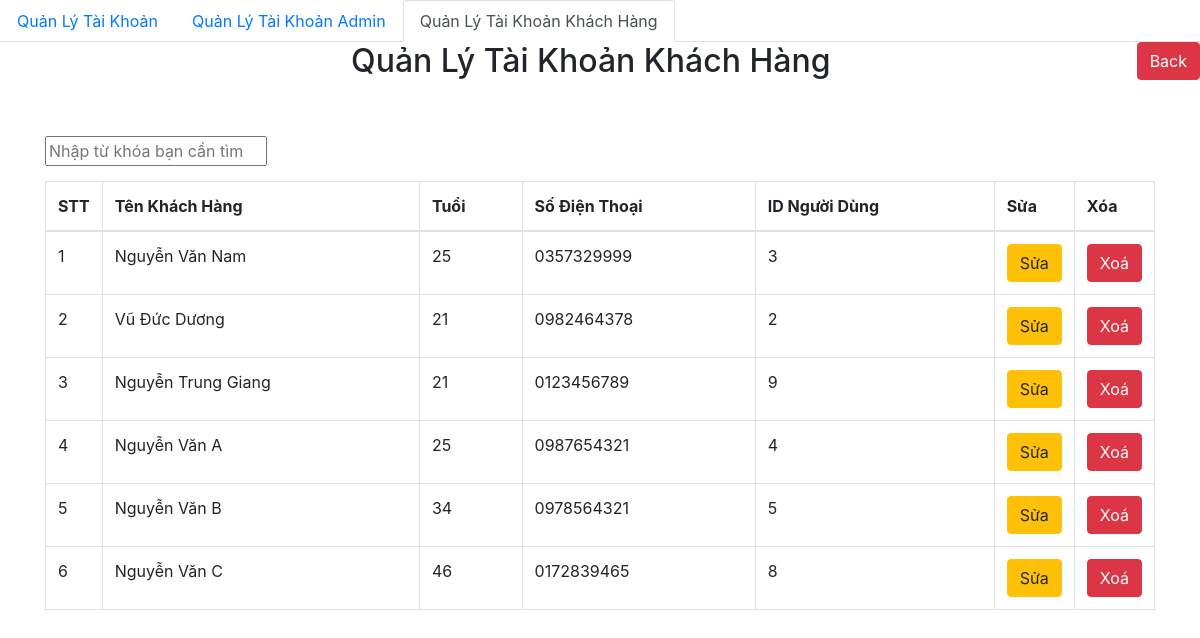
Page /adminpage/account/customer/customer_admin.php on the committed database.
### tables this page shows
CREATE TABLE `khachhang` (
  `IDKH` int(11) NOT NULL,
  `tenkhachhang` varchar(255) DEFAULT NULL,
  `tuoi` int(10) DEFAULT NULL,
  `sdt` varchar(10) DEFAULT NULL,
  `IDuser` int(11) DEFAULT NULL
);

### db/dbhelper.php (called while the page is built, shortened)
<?php
function executeResult($sql){
    $con=mysqli_connect(HOST,USERNAME,PASSWORD,DATABSE);
    $result= mysqli_query($con, $sql);
    $data=[];
    while($row= mysqli_fetch_array($result,1)){
        $data[]=$row;
    }
    return $data;
}

### adminpage/account/customer/customer_admin.php (the view, shortened to what this page needs)
<?php
require_once('../../../db/dbhelper.php');
?>
<!DOCTYPE html>
<html>
<head>
	<link rel="stylesheet" href="https://maxcdn.bootstrapcdn.com/bootstrap/4.4.1/css/bootstrap.min.css">
</head>
<body>
	<?php
	require_once('..\layout\navmenucustomer.php');
	?>
	<a href="../../home.php">
	<button class="btn btn-danger" style="margin: bottom 15px; float:right;">Back</button>
	</a>
	<div class="container">
		<div class="panel panel-primary">
			<div class="panel-heading">
				<h2 class="text-center">Quản Lý Tài Khoản Khách Hàng</h2>
			</div>
			<div class="panel-body">
				<br></br>
				<input id="myInput" type="text" placeholder="Nhập từ khóa bạn cần tìm" style="width:20%; margin-bottom:15px"/>
				<table class="table table-bordered table-hover" id="myTable">
					<thead>
						<tr>
							<th width="50px">STT</th>
							<th>Tên Khách Hàng</th>
                            <th>Tuổi</th>
                            <th>Số Điện Thoại</th>
                            <th>ID Người Dùng</th>
							<th width="50px">Sửa</th>
							<th width="50px">Xóa</th>
						</tr>
					</thead>
					<tbody>
					<?php
					$limit=10;
					$page=1;
					$firstIndex=($page-1)*$limit;
					$sql="select * from khachhang limit ".$firstIndex.", ".$limit." ";
					$categoryList=executeResult($sql);
					foreach ($categoryList as $item){
						echo '
					<tr>
						<td>'.++$firstIndex.'</td>
						<td>'.$item['tenkhachhang'].'</td>
                        <td>'.$item['tuoi'].'</td>
                        <td>'.$item['sdt'].'</td>
                        <td>'.$item['IDuser'].'</td>
						<td>
							<a href="customer_add.php?IDKH='.$item['IDKH'].'"><button class="btn btn-warning">Sửa</button></a>
						</td>
						<td>
							<a href="?delete_id='.$item['IDKH'].'"><button class="btn btn-danger">Xoá</button></a>
						</td>
					</tr>';
					}
					?>
					</tbody>
				</table>
			</div>
		</div>
	</div>
</body>
</html>

### rows in the picture
khachhang: tenkhachhang "Nguyễn Văn Nam", tuoi "25", sdt "0357329999", IDuser "3"
khachhang: tenkhachhang "Vũ Đức Dương", tuoi "21", sdt "0982464378", IDuser "2"
khachhang: tenkhachhang "Nguyễn Trung Giang", tuoi "21", sdt "0123456789", IDuser "9"
khachhang: tenkhachhang "Nguyễn Văn A", tuoi "25", sdt "0987654321", IDuser "4"
khachhang: tenkhachhang "Nguyễn Văn B", tuoi "34", sdt "0978564321", IDuser "5"
khachhang: tenkhachhang "Nguyễn Văn C", tuoi "46", sdt "0172839465", IDuser "8"
